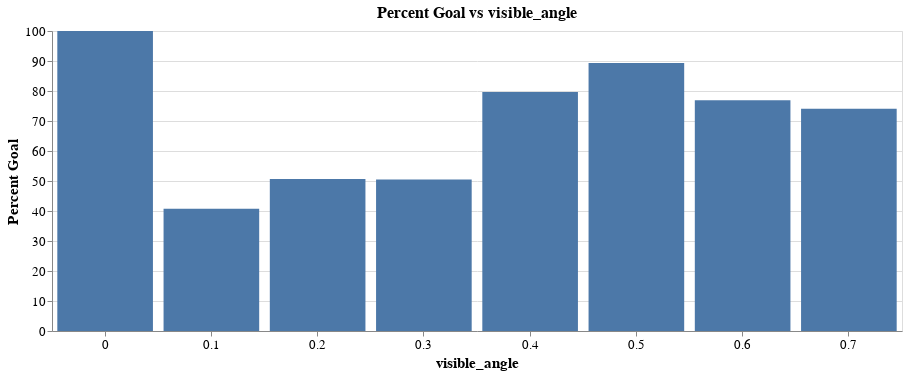

Here is the notebook cell this chart was saved with:
### Code cell
plot_percent_goal_vs_feature(detailed_shots_clean, 'visible_angle')

### Figure 1 — Vega-Lite specification as saved in the notebook (floating-point values rounded to 4 significant figures)
{"config": {"view": {"continuousWidth": 300, "continuousHeight": 300}, "axis": {"labelFontSize": 13, "titleFontSize": 15}, "title": {"fontSize": 16}}, "data": {"name": "data-4ffa7911f9312a2a750a05f17589d6d5"}, "mark": {"type": "bar"}, "encoding": {"x": {"axis": {"labelAngle": 0, "title": "visible_angle"}, "field": "visible_angle", "type": "nominal"}, "y": {"axis": {"title": "Percent Goal"}, "field": "Percent Goal", "type": "quantitative"}}, "height": 300, "title": "Percent Goal vs visible_angle", "width": 850, "$schema": "https://vega.github.io/schema/vega-lite/v5.8.0.json", "datasets": {"data-4ffa7911f9312a2a750a05f17589d6d5": [{"visible_angle": 0.0, "No Goal": 0.0, "Goal": 1.0, "Percent Goal": 100.0}, {"visible_angle": 0.1, "No Goal": 13.0, "Goal": 9.0, "Percent Goal": 40.72}, {"visible_angle": 0.2, "No Goal": 29.0, "Goal": 30.0, "Percent Goal": 50.68}, {"visible_angle": 0.3, "No Goal": 85.0, "Goal": 87.0, "Percent Goal": 50.49}, {"visible_angle": 0.4, "No Goal": 21.0, "Goal": 84.0, "Percent Goal": 79.7}, {"visible_angle": 0.5, "No Goal": 5.0, "Goal": 46.0, "Percent Goal": 89.32}, {"visible_angle": 0.6, "No Goal": 3.0, "Goal": 12.0, "Percent Goal": 76.92}, {"visible_angle": 0.7, "No Goal": 0.0, "Goal": 2.0, "Percent Goal": 74.07}]}}
